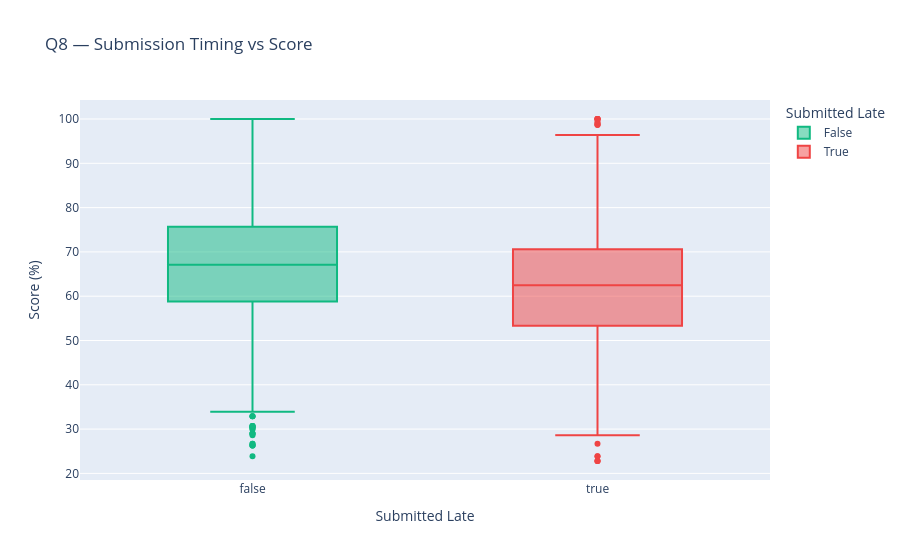

Write notebook code for a chart like this one.
### Markdown cell above
### Q8 — Do late submitters score lower?

### Code cell
# Join submissions with grades
sub_grades = (
    submissions.merge(grades[['student_id','assessment_id','score_pct']],
                      on=['student_id','assessment_id'], how='inner')
)

# Hours before deadline (negative = late)
sub_grades['hours_before_deadline'] = (
    (sub_grades['deadline'] - sub_grades['submitted_at']).dt.total_seconds() / 3600
)

fig = px.box(
    sub_grades, x='is_late', y='score_pct',
    color='is_late',
    color_discrete_map={True: '#EF4444', False: '#10B981'},
    title='Q8 — Submission Timing vs Score',
    labels={'is_late': 'Submitted Late', 'score_pct': 'Score (%)'},
    points='outliers'
)
fig.show()

late_avg   = sub_grades[sub_grades['is_late']==True]['score_pct'].mean()
ontime_avg = sub_grades[sub_grades['is_late']==False]['score_pct'].mean()
print(f'📊 Observation:')
print(f'  On-time avg: {ontime_avg:.1f}% | Late avg: {late_avg:.1f}%')
print(f'  Late submitters score {ontime_avg - late_avg:.1f}% lower on average.')

### Figure 1 — Plotly figure (JSON) as saved in the notebook; plotly's stock layout.template omitted (floating-point values rounded to 4 significant figures; data arrays with more than 128 entries replaced by an {"elided": "..."} marker saying what was removed)
{"data": [{"alignmentgroup": "True", "boxpoints": "outliers", "hovertemplate": "Submitted Late=%{x}<br>Score (%)=%{y}<extra></extra>", "legendgroup": "False", "marker": {"color": "#10B981"}, "name": "False", "notched": false, "offsetgroup": "False", "orientation": "v", "showlegend": true, "type": "box", "x": {"elided": "2898 bool values"}, "x0": " ", "xaxis": "x", "y": {"elided": "2898 float values"}, "y0": " ", "yaxis": "y"}, {"alignmentgroup": "True", "boxpoints": "outliers", "hovertemplate": "Submitted Late=%{x}<br>Score (%)=%{y}<extra></extra>", "legendgroup": "True", "marker": {"color": "#EF4444"}, "name": "True", "notched": false, "offsetgroup": "True", "orientation": "v", "showlegend": true, "type": "box", "x": {"elided": "1611 bool values"}, "x0": " ", "xaxis": "x", "y": {"elided": "1611 float values"}, "y0": " ", "yaxis": "y"}], "layout": {"boxmode": "overlay", "legend": {"title": {"text": "Submitted Late"}, "tracegroupgap": 0}, "title": {"text": "Q8 — Submission Timing vs Score"}, "xaxis": {"anchor": "y", "categoryarray": [false, true], "categoryorder": "array", "domain": [0, 1], "title": {"text": "Submitted Late"}}, "yaxis": {"anchor": "x", "domain": [0, 1], "title": {"text": "Score (%)"}}}}
